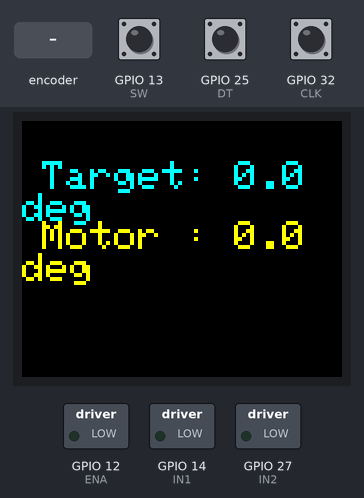
The sketch below on a simulated ESP32. On the bench: 160×128 colour display, switched loads named in the sketch (green lamp = pin HIGH). The test bench sets the inputs (shaded band); at power-on: GPIO 13 (SW) HIGH, GPIO 25 (DT) HIGH, GPIO 32 (CLK) HIGH.

Above: at 1.3 s.
1.4 s: rotary encoder on GPIO 32 (CLK) / GPIO 25 (DT) turned 3 steps (first pin leading)
At 2.4 s:
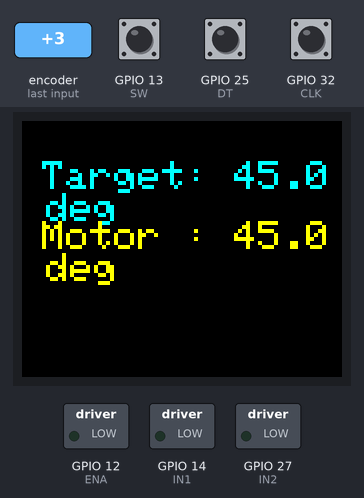
3.5 s: rotary encoder on GPIO 32 (CLK) / GPIO 25 (DT) turned 1 step (first pin leading)
At 4.8 s:
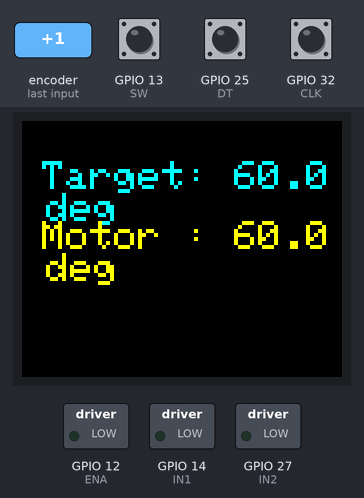
Timing chart, 0 to 6.5 s (numbered marks = the images above; inputs shaded):
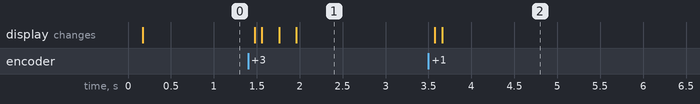

Measured:
- after the input at 1.4 s, the display: first changes after 0.07 s (image 1 shows a later state)
- after the input at 3.5 s, the display: first changes after 0.07 s (image 2 shows a later state)

The sketch:

motor-time.ino
```cpp
#include <SPI.h>
#include <Wire.h>
#include <Adafruit_GFX.h>
#include <Adafruit_ST7735.h>

// === Pin TFT ===
#define TFT_CS    5
#define TFT_RST   4
#define TFT_DC    15
#define TFT_SCLK   18
#define TFT_MOSI   23
Adafruit_ST7735 tft = Adafruit_ST7735(TFT_CS, TFT_DC, TFT_RST);

// === Pin Motor & Tombol ===
#define IN1 14
#define IN2 27
#define ENA 12

#define CLK 32
#define DT  25
#define SW  13

// ==========================================================
// === PENGATURAN & ASUMSI (SESUAIKAN DI SINI!) ===
// ==========================================================
const int ENCODER_PPR = 24;           // Asumsi resolusi encoder Anda
const long MOTOR_TIME_FOR_360 = 1500; // ASUMSI: Waktu motor berputar 360° (dalam ms)
const int motorSpeed = 0;           // Kecepatan motor saat bergerak (0-255)

// === Variabel dihitung otomatis, jangan diubah ===
const float DEGREES_PER_TICK = 360.0 / ENCODER_PPR;
const long TIME_PER_TICK = MOTOR_TIME_FOR_360 / ENCODER_PPR;

// === Variabel State ===
long targetTicks = 0;
long motorTicks = 0;
int lastStateCLK;
bool lastButtonState = HIGH;

void setup() {
  pinMode(IN1, OUTPUT); pinMode(IN2, OUTPUT); pinMode(ENA, OUTPUT);
  pinMode(CLK, INPUT); pinMode(DT, INPUT); pinMode(SW, INPUT_PULLUP);

  tft.initR(INITR_BLACKTAB);
  tft.setRotation(1);

  lastStateCLK = digitalRead(CLK);
  displayValues();
}

void loop() {
  // 1. Baca Rotary Encoder untuk mengubah target
  int currentStateCLK = digitalRead(CLK);
  if (currentStateCLK != lastStateCLK && currentStateCLK == HIGH) {
    targetTicks += (digitalRead(DT) == LOW) ? 1 : -1;
    displayValues();
  }
  lastStateCLK = currentStateCLK;

  // 2. Baca tombol untuk reset
  bool currentButtonState = digitalRead(SW);
  if (lastButtonState == HIGH && currentButtonState == LOW) {
    targetTicks = 0;
    motorTicks = 0;
    driveMotor(0);
    displayValues();
    delay(200);
  }
  lastButtonState = currentButtonState;

  // 3. Logika utama: Gerakkan motor untuk mengejar target
  if (motorTicks < targetTicks) {
    driveMotor(motorSpeed);
    delay(TIME_PER_TICK);
    driveMotor(0); // Berhenti sejenak untuk presisi
    motorTicks++;
    displayValues();
  } else if (motorTicks > targetTicks) {
    driveMotor(-motorSpeed);
    delay(TIME_PER_TICK);
    driveMotor(0);
    motorTicks--;
    displayValues();
  }
}

void driveMotor(int speed) {
  speed = constrain(speed, -255, 255);
  if (speed > 0) {
    digitalWrite(IN1, HIGH); digitalWrite(IN2, LOW);
    analogWrite(ENA, speed);
  } else if (speed < 0) {
    digitalWrite(IN1, LOW); digitalWrite(IN2, HIGH);
    analogWrite(ENA, -speed);
  } else {
    digitalWrite(IN1, LOW); digitalWrite(IN2, LOW);
    analogWrite(ENA, 0);
  }
}

void displayValues() {
  float targetDisplayAngle = targetTicks * DEGREES_PER_TICK;
  float motorDisplayAngle = motorTicks * DEGREES_PER_TICK;

  tft.fillScreen(ST77XX_BLACK);
  tft.setCursor(10, 20);
  tft.setTextSize(2);

  tft.setTextColor(ST77XX_CYAN);
  tft.print("Target: ");
  tft.print(targetDisplayAngle, 1);
  tft.print(" deg");

  tft.setCursor(10, 50);
  tft.setTextColor(ST77XX_YELLOW);
  tft.print("Motor : ");
  tft.print(motorDisplayAngle, 1);
  tft.print(" deg");
}
```
